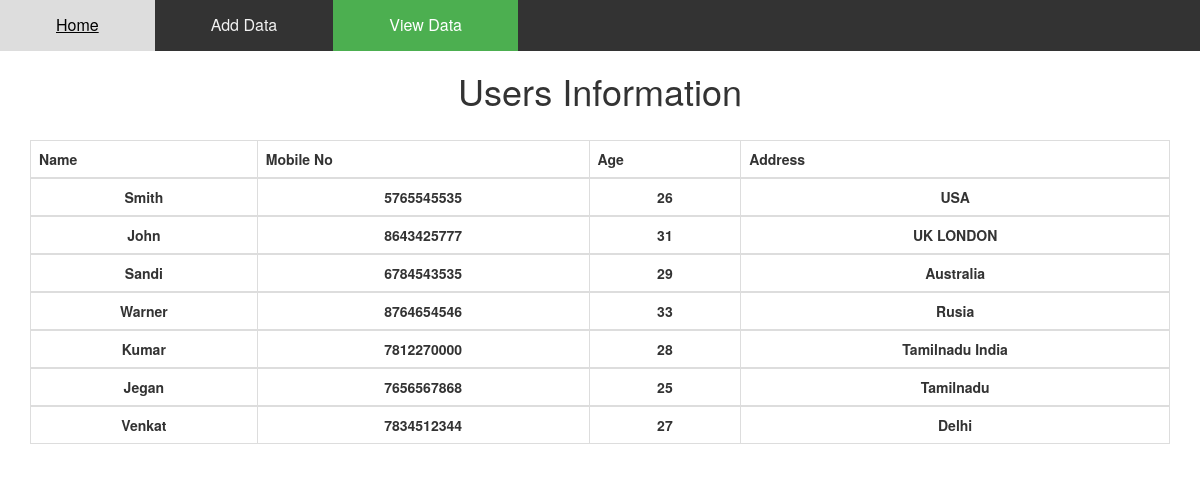
/view, run on the app's committed database.
### pages/models.py (models this page shows, shortened)
class User_Info(models.Model):
    name = models.CharField(max_length=100)
    mobile = models.CharField(max_length=10)
    age = models.CharField(max_length=20)
    address = models.CharField(max_length=100)

### pages/views.py (the view)
# urls.py: path('view', views.view, name='view'),
def view(request):
    datas = User_Info.objects.all()
    return render (request,"view.html",{'datas':datas})

### templates/view.html (shortened to what this page needs)
{% load static %}
<!DOCTYPE html>
<html>
<head>
<link rel="stylesheet" type="text/css" href="{% static 'mystyle.css' %}">
<link rel="stylesheet" href="https://maxcdn.bootstrapcdn.com/bootstrap/3.4.0/css/bootstrap.min.css">
</head>
<body>
{% block content %}
<div class="topnav">
  <a href="{% url 'index' %}">Home</a>
  <a href="{% url 'add' %}">Add Data</a>
  <a  class="active" href="{% url 'view' %}">View Data</a>
</div>
    <center>
        <h1>Users Information</h1><br>
        <div class="container">
            {% if datas %}
            <table class="table table-bordered">
                <thead style="text-align: center">
                  <tr>
                      <th >Name</th>
                      <th>Mobile No</th>
                      <th>Age</th>
                      <th>Address</th>
                  </tr>
                  </thead>
                  {% for emp in datas %}
              <tbody class="table table-bordered" style="text-align: center">
                <tr style="font-weight:bold">
                    <td>{{emp.name}}</td>
                    <td>{{emp.mobile}}</td>
                    <td>{{emp.age}}</td>
                    <td>{{emp.address}}</td>
                </tr>
              </tbody>
              {% endfor %}
            </table>
            {% else %}
           <p>No Records found</p>
           {% endif %}
           {% endblock %}
          </div>
    </center>
</body>
</html>

### static/mystyle.css (style rules this page uses)
body { margin: 0; font-family: Arial, Helvetica, sans-serif; background-color: lightblue; }
.topnav { overflow: hidden; background-color: #333; }
.topnav a { float: left; color: #f2f2f2; text-align: center; padding: 14px 56px; text-decoration: none; font-size: 16px; }
.topnav a.active { background-color: #4CAF50; color: white; }

### data on the page
User_Info: name "Smith", mobile "5765545535", age "26", address "USA"
User_Info: name "John", mobile "8643425777", age "31", address "UK LONDON"
User_Info: name "Sandi", mobile "6784543535", age "29", address "Australia"
User_Info: name "Warner", mobile "8764654546", age "33", address "Rusia"
User_Info: name "Kumar", mobile "7812270000", age "28", address "Tamilnadu India"
User_Info: name "Jegan", mobile "7656567868", age "25", address "Tamilnadu"
User_Info: name "Venkat", mobile "7834512344", age "27", address "Delhi"
